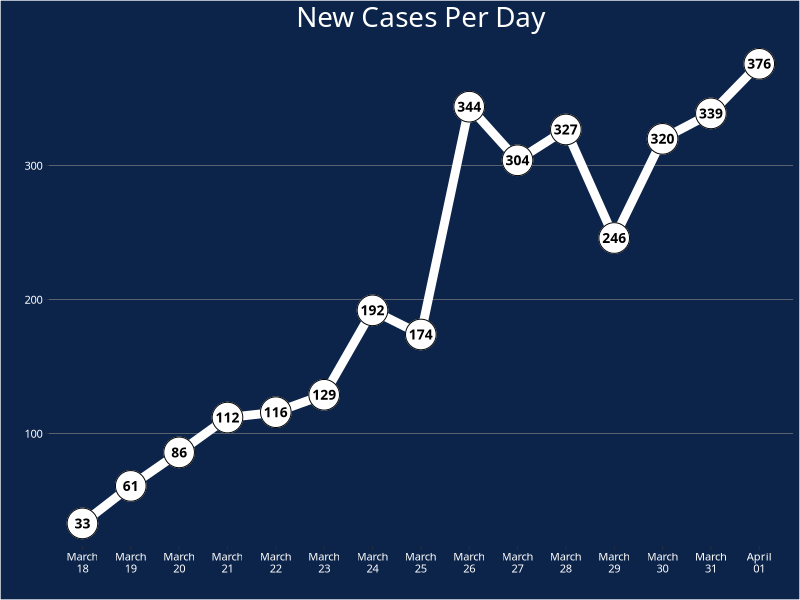
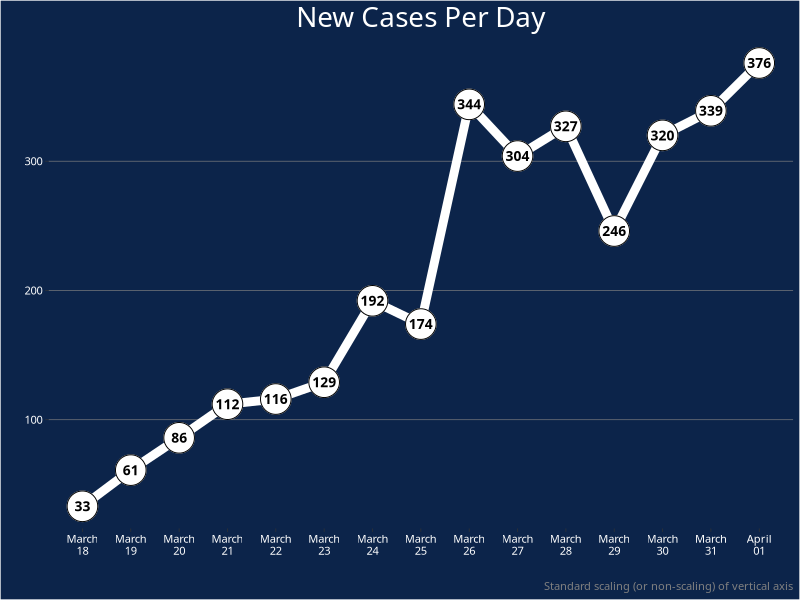
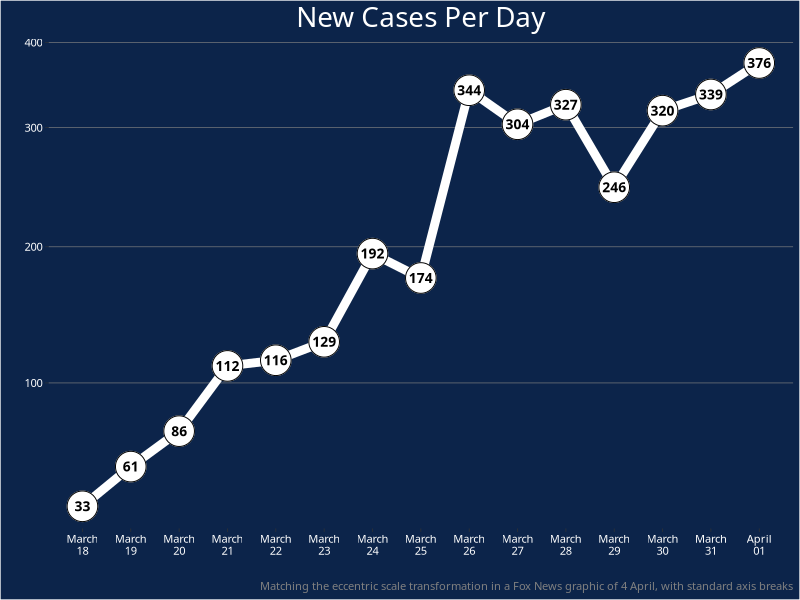
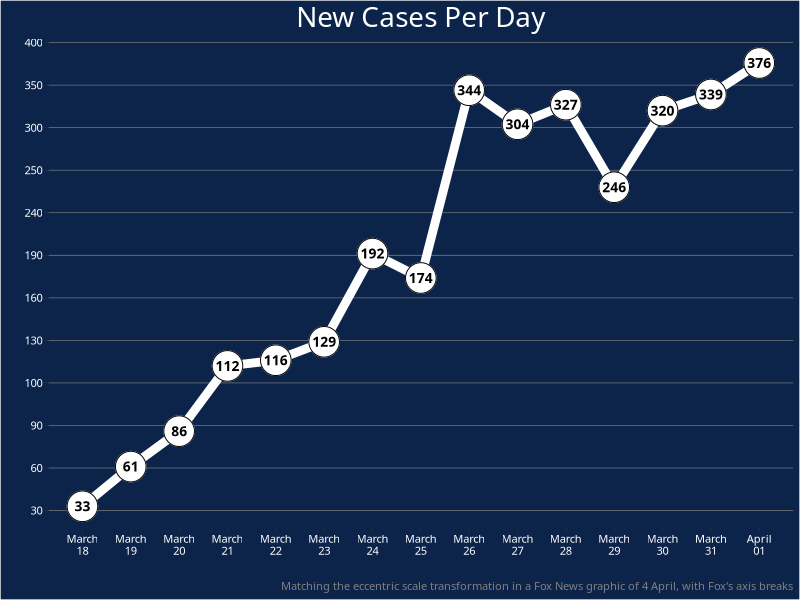

R code for these plots, in order: (Note: this script raises an error after producing the figures.)

# https://twitter.com/DrHughHarvey/status/1246419945220640773
library(tidyverse)
library(scales)

fox_data <- tibble(
  cases = c(33, 61, 86, 112, 116, 129, 192, 174, 
            344, 304, 327, 246, 320, 339, 376),
  day = as.Date("2020-03-18") + 0:14)

foxcol <- "#0c244a"
foxfont <- "Montserrat"

p <- ggplot(fox_data, aes(x = day, y = cases, label = cases)) +
  geom_line(size = 3, colour = "white") +
  geom_point(size = 10, colour = "white", shape = 19) +
  geom_point(size = 10, colour = "black", shape = 1) +
  geom_text(size = 3.5, fontface = 'bold', family = foxfont) +
  theme_dark(base_family = foxfont, base_size = 10) +
  theme(panel.grid.major.x = element_blank(),
        panel.grid.minor.x = element_blank(),
        panel.grid.major.y = element_line(colour = "grey50"),
        panel.grid.minor.y = element_blank(),
        panel.background = element_rect(fill = foxcol),
        plot.background = element_rect(fill = foxcol),
        text = element_text(colour = "white"),
        axis.text = element_text(colour = "white"),
        plot.title = element_text(hjust = 0.5, size = 20),
        plot.caption = element_text(colour = "grey50")) +
  scale_x_date(breaks = fox_data$day, labels = format(fox_data$day, "%B\n%d")) +
  labs(x = "",
       y = "",
       title = "New Cases Per Day")


p1 <- p + labs(caption = "Standard scaling (or non-scaling) of vertical axis")

crazyfox_trans <- function(){
  scales::trans_new("crazyfox",
                    transform = function(y){
                      yt <- case_when(
                        y <= 90 ~ y / 30,
                        y <= 100 ~ 3 + (y - 90) / 10,
                        y <= 190 ~ 4 + (y - 100) / 30,
                        y <= 240 ~ 7 + (y - 190) / 50,
                        y <= 250 ~ 8 + (y - 240) / 10,
                        TRUE ~ 9 + (y - 250) / 50
                      )
                      return(yt)
                    },
                    inverse = function(yt){
                      y <- case_when(
                        yt <= 3 ~  yt * 30,
                        yt <= 4 ~ 90 + (yt - 3) * 10,
                        yt <= 7 ~ 100 + (yt - 4) * 30,
                        yt <= 8 ~ 190 + (yt - 7) * 50,
                        yt <= 9 ~ 240 + (yt - 8) * 10,
                        TRUE ~ 250 + (yt - 9) * 50
                      )
                      return(y)
                    }
  )
}

p2 <- p + 
  scale_y_continuous(trans = crazyfox_trans()) + 
  labs(caption = "Matching the eccentric scale transformation in a Fox News graphic of 4 April, with standard axis breaks")

p3 <- p + 
  scale_y_continuous(trans = crazyfox_trans(), breaks = c(30,60,90,100,130,160,190,240,250,300, 350,400,450))  + 
  labs(caption = "Matching the eccentric scale transformation in a Fox News graphic of 4 April, with Fox's axis breaks")

svg_png(p1, "../img/0176-normal", w = 8, h = 5, googlefonts = "Montserrat")
svg_png(p2, "../img/0176-weird1", w = 8, h = 5, googlefonts = "Montserrat")
svg_png(p3, "../img/0176-weird2", w = 8, h = 5, googlefonts = "Montserrat")